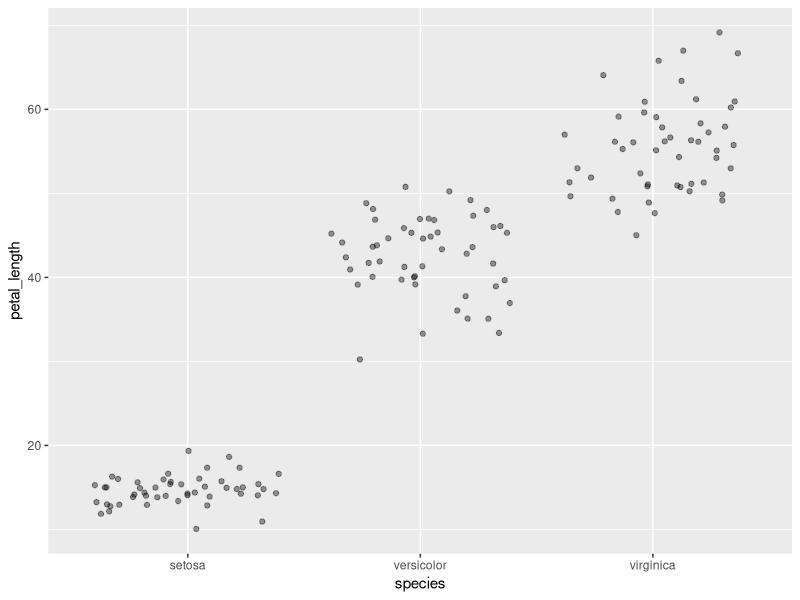
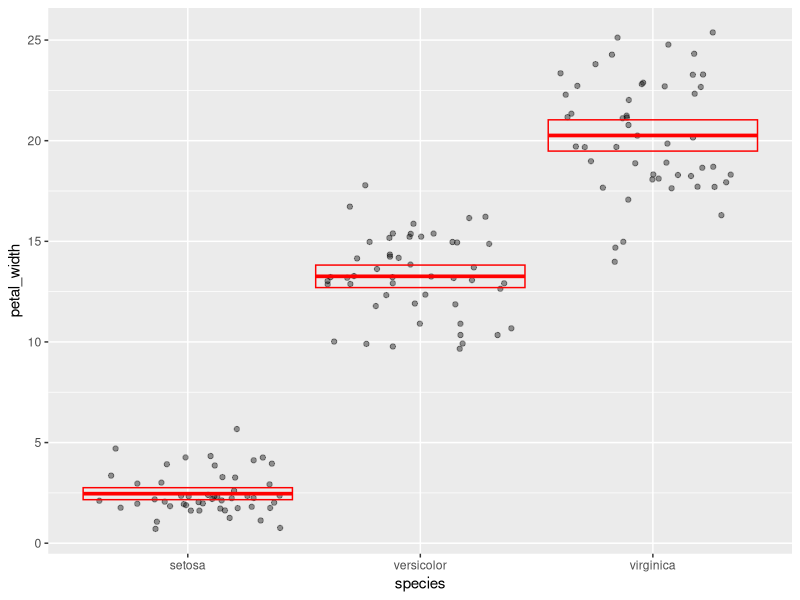
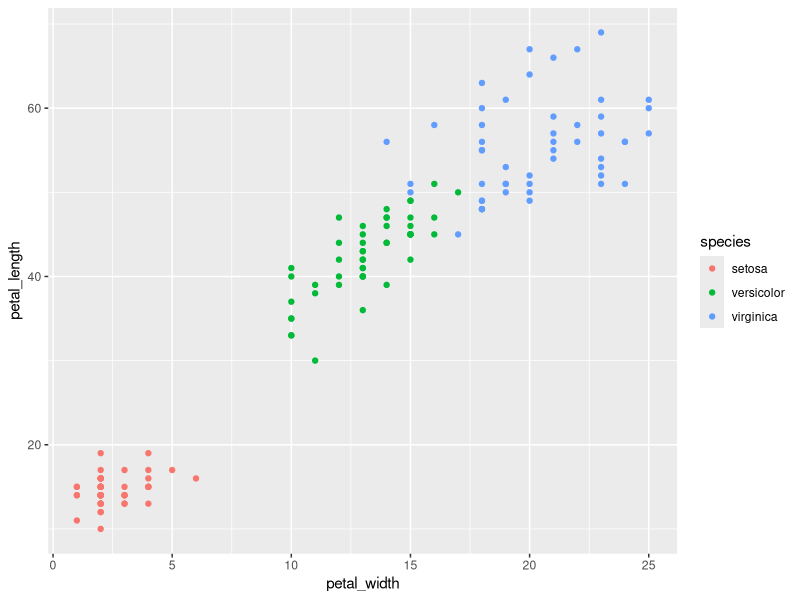

The R source for these figures, in order: (Note: this script raises an error after producing the figures.)
## ---- chunk 1
knitr::opts_chunk$set(echo = TRUE)
## ---- chunk 2
library(tidyverse)
iris<-as_tibble(iris)
## ---- chunk 3
flower_sample_size<-rename(
  iris,
  sepal_length=Sepal.Length,
  sepal_width=Sepal.Width,
  petal_length=Petal.Length,
  petal_width=Petal.Width,
  species=Species
)
flower_sample_size
## ---- chunk 4
mm<-mutate(
  flower_sample_size,
  petal_length = petal_length * 10,
  petal_width = petal_width * 10,
  sepal_length=sepal_length*10,
  sepal_width=sepal_width*10
)
mm
## ---- chunk 5
area<-mutate(mm,sepal_area = sepal_length*sepal_width,
             petal_area=petal_length*petal_width)
species_area<-select(area,sepal_area,petal_area,species
)
species_area
## ---- chunk 6
sepal_summary<-summarize(mm, sample_size = n(),
          max=max(sepal_length),
          min=min(sepal_length),
          range=max-min,
          med=median(sepal_length),
          q1=quantile(sepal_length, .25),
          q3=quantile(sepal_length, .75),
          IQR=IQR(sepal_length)
)
sepal_summary
## ---- chunk 7
petals_grouped<-group_by(mm, species)
petals_grouped

summarize(petals_grouped,mean_width=mean(petal_width))

petal_summary<-summarize(
           petals_grouped,
           sampl_size=n(),
           mean=mean(petal_width),
           sd=sd(petal_width),
           var=var(petal_width),
           sem=sd/sqrt(sampl_size),
           ci_upper=mean+2*sem,
           ci_lower=mean-2*sem
)
petal_summary
## ---- chunk 8
mm_striplot<-ggplot(data=mm)+
  geom_jitter(mapping=aes(x=species,y=petal_length), alpha =.4
)
mm_striplot
## ---- chunk 9
ggplot(data=mm)+
  geom_jitter(mapping=aes(x=species,y=petal_width), alpha =.4)+
  geom_crossbar(
    data=petal_summary,
    mapping=aes(x=species, y=mean,ymax=ci_upper,
                ymin=ci_lower),
    color="red"
  )
## ---- chunk 10
ggplot(data=mm)+
  geom_point(mapping=aes(x=petal_width,y=petal_length,color=species))
## ---- chunk 11
sessioninfo::session_info()
